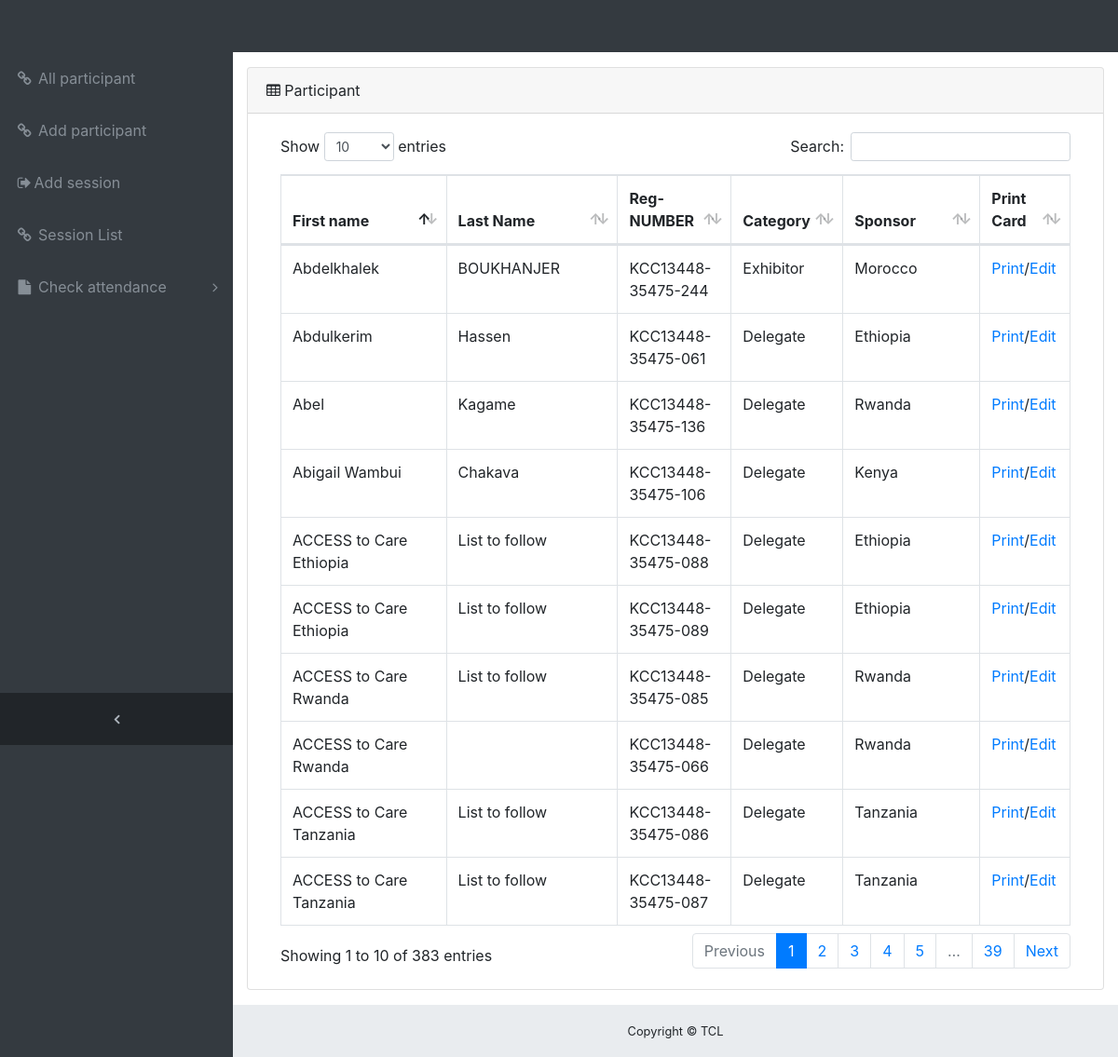
The app's page / (signed in) with its own data.
### tables this page shows
CREATE TABLE `user` (
  `ids` int(11) NOT NULL,
  `reg_no` varchar(255) NOT NULL,
  `title` varchar(255) NOT NULL,
  `fname` varchar(255) NOT NULL,
  `lname` varchar(255) NOT NULL,
  `category` varchar(255) NOT NULL,
  `sponsor` varchar(255) NOT NULL
);

### print/php/bddconnect.php (called while the page is built)
<?php
  $server = "localhost";
  $login = "theevent_pas";
  $pass = "17_pass";
  $con = new pdo("mysql:host=$server;dbname=theevent_participant",$login,$pass);
  $all = $con->query("SELECT * FROM user");
  ?>

### add.php (called while the page is built, shortened)
<?php
    include 'print/php/bddconnect.php';
    ?>

### index.php (the view, shortened to what this page needs)
<?php
  include 'print/php/bddconnect.php';
  include 'add.php';
?>
<!DOCTYPE html>
<html lang="en">
<head>
  <link href="vendor/bootstrap/css/bootstrap.min.css" rel="stylesheet">
  <link href="vendor/font-awesome/css/font-awesome.min.css" rel="stylesheet" type="text/css">
  <link href="vendor/datatables/dataTables.bootstrap4.css" rel="stylesheet">
  <link href="css/sb-admin.css" rel="stylesheet">
</head>
<body class="fixed-nav sticky-footer bg-dark" id="page-top">
  <nav class="navbar navbar-expand-lg navbar-dark bg-dark fixed-top" id="mainNav">
    <div class="collapse navbar-collapse" id="navbarResponsive">
      <ul class="navbar-nav navbar-sidenav" id="exampleAccordion">
      <li class="nav-item" data-toggle="tooltip" data-placement="right" title="Link">
          <a class="nav-link" href="index.php">
            <i class="fa fa-fw fa-link"></i>
            <span class="nav-link-text">All participant</span>
          </a>
        </li>
        <li class="nav-item" data-toggle="tooltip" data-placement="right" title="Link">
          <a class="nav-link" href="augmu.php">
            <i class="fa fa-fw fa-link"></i>
            <span class="nav-link-text">Add participant</span>
          </a>
        </li>
        <li class="nav-item">
          <a class="nav-link" data-toggle="modal" data-target="#exampleModal">
            <i class="fa fa-fw fa-sign-out"></i>Add session</a>
        </li>
        <li class="nav-item" data-toggle="tooltip" data-placement="right" title="Link">
          <a class="nav-link" href="li.php">
            <i class="fa fa-fw fa-link"></i>
            <span class="nav-link-text">Session List</span>
          </a>
        </li>
        <li class="nav-item" data-toggle="tooltip" data-placement="right" title="Example Pages">
          <a class="nav-link nav-link-collapse collapsed" data-toggle="collapse" href="#collapseExamplePages" data-parent="#exampleAccordion">
            <i class="fa fa-fw fa-file"></i>
            <span class="nav-link-text">Check attendance</span>
          </a>
        </li>
      </ul>
      <ul class="navbar-nav sidenav-toggler">
        <li class="nav-item">
          <a class="nav-link text-center" id="sidenavToggler">
            <i class="fa fa-fw fa-angle-left"></i>
          </a>
        </li>
      </ul>
    </div>
  </nav>
  <div class="content-wrapper">
    <div class="container-fluid">
      <div class="card mb-3">
        <div class="card-header">
          <i class="fa fa-table"></i> Participant</div>
        <div class="card-body">
          <div class="table-responsive">
            <table class="table table-bordered" id="dataTable" width="100%" cellspacing="0">
              <thead>
                <tr>
                  <th>First name</th>
                  <th>Last Name</th>
                  <th>Reg-NUMBER</th>
                  <th>Category</th>
                  <th>Sponsor</th>
                  <th>Print Card</th>
                </tr>
              </thead>
              <tbody>
              <?php while($disp = $all->fetch()){?>
                <tr>
                  <td><?=$disp['fname']?></td>
                  <td><?=$disp['lname']?></td>
                  <td><?=$disp['reg_no']?></td>
                  <td><?=$disp['category']?></td>
                  <td><?=$disp['sponsor']?></td>
                  <td><a href="print/print.php?id=<?=$disp['ids']?>" >Print</a>/<a href="edit.php?id=<?=$disp['ids']?>" >Edit</a></td>
                </tr>
              <?php } ?>
              </tbody>
            </table>
          </div>
        </div>
      </div>
    </div>
    <footer class="sticky-footer">
      <div class="container">
        <div class="text-center">
          <small>Copyright © TCL</small>
        </div>
      </div>
    </footer>
  </div>
</body>
</html>

### css/sb-admin.css (style rules this page uses)
html { position: relative; min-height: 100%; }
body { overflow-x: hidden; }
body.sticky-footer { margin-bottom: 56px; }
body.sticky-footer .content-wrapper { min-height: calc(100vh - 56px - 56px); }
body.fixed-nav { padding-top: 56px; }
.content-wrapper { min-height: calc(100vh - 56px); padding-top: 1rem; }
#mainNav .navbar-collapse { overflow: auto; max-height: 75vh; }
#mainNav .navbar-collapse .navbar-nav .nav-item .nav-link { cursor: pointer; }
#mainNav .navbar-collapse .navbar-sidenav .nav-link-collapse:after { float: right; content: '\f107'; font-family: 'FontAwesome'; }
#mainNav .navbar-collapse .navbar-sidenav .nav-link-collapse.collapsed:after { content: '\f105'; }
#mainNav .navbar-collapse .sidenav-toggler { display: none; }
@media (min-width: 992px) { #mainNav .navbar-collapse { overflow: visible; max-height: none; } }
@media (min-width: 992px) { #mainNav .navbar-collapse .navbar-sidenav { position: absolute; top: 0; left: 0; -webkit-flex-direction: column; -ms-flex-direction: column; flex-direction: column; margin-top: 56px; } }
@media (min-width: 992px) { #mainNav .navbar-collapse .navbar-sidenav > .nav-item { width: 250px; padding: 0; } }
@media (min-width: 992px) { #mainNav .navbar-collapse .navbar-sidenav > .nav-item > .nav-link { padding: 1em; } }
#mainNav.fixed-top .sidenav-toggler { display: none; }
@media (min-width: 992px) { #mainNav.fixed-top .navbar-sidenav { height: calc(100vh - 112px); } }
@media (min-width: 992px) { #mainNav.fixed-top .sidenav-toggler { position: absolute; top: 0; left: 0; display: flex; -webkit-flex-direction: column; -ms-flex-direction: column; flex-direction: column; margin-top: calc(100vh - 56px); } }
@media (min-width: 992px) { #mainNav.fixed-top .sidenav-toggler > .nav-item { width: 250px; padding: 0; } }
@media (min-width: 992px) { #mainNav.fixed-top .sidenav-toggler > .nav-item > .nav-link { padding: 1em; } }
#mainNav.fixed-top.navbar-dark .sidenav-toggler { background-color: #212529; }
#mainNav.fixed-top.navbar-dark .sidenav-toggler a i { color: #adb5bd; }
.content-wrapper { overflow-x: hidden; background: white; }
@media (min-width: 992px) { .content-wrapper { margin-left: 250px; } }
#sidenavToggler i { font-weight: 800; }
#mainNav.navbar-dark .navbar-collapse .navbar-sidenav .nav-link-collapse:after { color: #868e96; }
#mainNav.navbar-dark .navbar-collapse .navbar-sidenav > .nav-item > .nav-link { color: #868e96; }
@media (min-width: 992px) { #mainNav.navbar-dark .navbar-collapse .navbar-sidenav { background: #343a40; } }
footer.sticky-footer { position: absolute; right: 0; bottom: 0; width: 100%; height: 56px; background-color: #e9ecef; line-height: 55px; }
@media (min-width: 992px) { footer.sticky-footer { width: calc(100% - 250px); } }

### records on screen
user: fname "Abdulkerim", lname "Hassen", reg_no "KCC13448-35475-061", category "Delegate", sponsor "Ethiopia"
user: fname "Abigail Wambui", lname "Chakava", reg_no "KCC13448-35475-106", category "Delegate", sponsor "Kenya"
user: fname "Abel", lname "Kagame", reg_no "KCC13448-35475-136", category "Delegate", sponsor "Rwanda"
user: fname "Abdelkhalek", lname "BOUKHANJER", reg_no "KCC13448-35475-244", category "Exhibitor", sponsor "Morocco"
user: fname "ACCESS to Care Rwanda", lname "List to follow", reg_no "KCC13448-35475-085", category "Delegate", sponsor "Rwanda"
user: fname "ACCESS to Care Tanzania", lname "List to follow", reg_no "KCC13448-35475-086", category "Delegate", sponsor "Tanzania"
user: fname "ACCESS to Care Tanzania", lname "List to follow", reg_no "KCC13448-35475-087", category "Delegate", sponsor "Tanzania"
user: fname "ACCESS to Care Ethiopia", lname "List to follow", reg_no "KCC13448-35475-088", category "Delegate", sponsor "Ethiopia"
user: fname "ACCESS to Care Ethiopia", lname "List to follow", reg_no "KCC13448-35475-089", category "Delegate", sponsor "Ethiopia"
user: fname "ACCESS to Care Rwanda", reg_no "KCC13448-35475-066", category "Delegate", sponsor "Rwanda"
